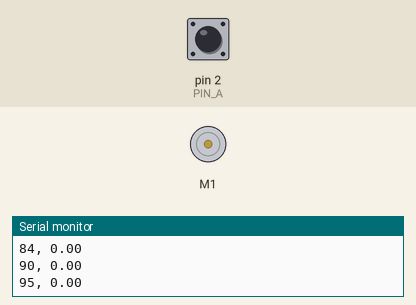
Recording of a sketch running on a simulated Arduino Uno, built with avr-gcc and run on an emulated ATmega328P. On the bench: DC motor (green arrow = forward, orange = backward, longer = faster), the last lines printed to the serial monitor. Inputs (shaded band) come from the test bench; at power-on: pin 2 (PIN_A) HIGH.

Above: at 0.6 s.
At 1.6 s:
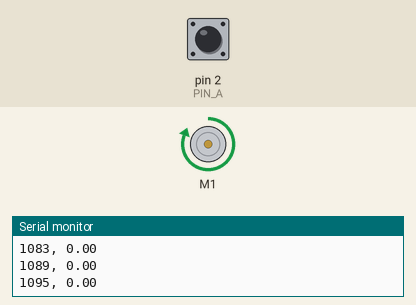
Timing chart, 0 to 6.0 s (numbered marks = the images above):
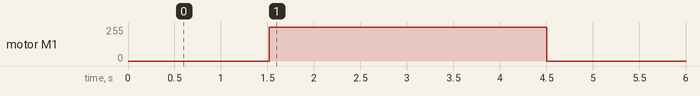

The sketch:

CloseStep.ino
```cpp
#include <DualMC33926MotorShield.h>

DualMC33926MotorShield md;

// Pin A and pin B define the CLK and DT outputs of the encoder, respectively
const int PIN_A = 2;
const int PIN_B = 3;

// This program uses a state machine to track the encoder’s position
bool A_LAST_STATE = 0;
bool A_CURRENT_STATE = 0;
bool B_CURRENT_STATE = 0;

// Position of the encoder is stored in this variable
// +1 represents 1 tick clockwise and -1 represents 1 tick counterclockwise
int degree = 0;
int beginTime = 0;
int currMyTime = 0;
int prev_pos = 0;
double motorVal = 0;
double current_pos = 0;
int wait = 0;
int intError = 0; //integral error for I in PI controller
int prevMyTime = 0; //previos loop time marker
const double Ki = 0.01;//.8
const double Kp = 3.5;
bool start = 1;

void setup() {

  pinMode(PIN_A, INPUT);
  pinMode(PIN_B, INPUT);

  Serial.begin(115200);

  // Setting up the interrupt handler
  // Activates whenever the CLK pin on the encoder changes voltage
  // I arbitrarily chose the CLK pin, I could have also used the DT pin
  attachInterrupt(digitalPinToInterrupt(2), TICK, CHANGE);
  md.init();
  delay(500);
  wait = millis();
  beginTime = wait;
}

void loop() {
// Nothing happens in the main loop due to interrupt handler
  static double current_pos = 0; // This is the current position

  static double target = 0; // This is the target angle
  current_pos = double(degree)/4.44;//2.22
  if (current_pos-target <=  10 && current_pos-target >=  -10){// THIS IF STATEMENT IS SUPER DUPER IMPORTANT!!!!!!!!!!!!
    current_pos = target;                // There is some noise in the system that will cause everything to become unstable
    intError = 0;                         // This if statement rejects such noise and keeps the system from running away
  }
  currMyTime = millis();//get current time
  if (currMyTime >= prevMyTime+100){ // every 10th of a second
    intError += (current_pos-target);//*(currMyTime-prevMyTime)*;
    /*Serial.print(int(current_pos-target));
    Serial.print("  ");
    Serial.print( int(current_pos) );
    Serial.print( "  ");/////////////test print statements
    Serial.print(intError);
    Serial.print( '\n' );//*/
    prev_pos = current_pos;//reset prev_pos
    prevMyTime = currMyTime;//reset prevMyTime
    motorVal = double(( target-current_pos )) * Kp + (Ki * double(intError)); //calculate the motor val
    md.setM1Speed( motorVal );// set the motor value (-1024, 1024)
    //Serial.print(motorVal); // print motor value
    //Serial.print('\n');//print new line
  }
  if(start && ((wait-beginTime) >995)){
    //md.setM1Speed(1024);
    //beginTime = millis();
    target = 360;
  }
  else if (start)wait = millis();
  //Serial.print(wait);
  current_pos = double(degree)/4.44;//2.22
  currMyTime = millis() - beginTime;

  Serial.print(currMyTime);
  Serial.print(", ");
  Serial.print(current_pos);
  Serial.print('\n');//*/

  delay(5);

  if (millis() >=3000+wait){
    md.setM1Speed(0);
    while(1);
  }
}


// Interrupt handler
void TICK() {

  A_CURRENT_STATE = digitalRead(PIN_A);//read state of signal A
  B_CURRENT_STATE = digitalRead(PIN_B);//read state of signal B

  if (A_CURRENT_STATE==B_CURRENT_STATE){ //if the signals are the same

    degree-=1;//subract from the count
  }
  else {//if signals are different
    degree+=1;//add 2 to the count
  }
}
```

Measured:
- by itself, motor M1: stopped → forward 255/255 at 1.5 s, → stopped 3.0 s later
